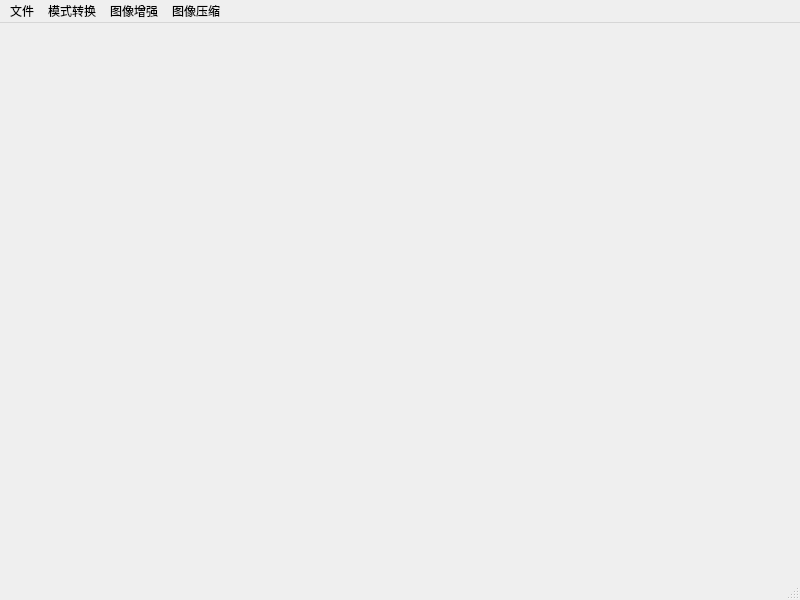
<?xml version="1.0" encoding="UTF-8"?>
<ui version="4.0">
 <class>MainWindow</class>
 <widget class="QMainWindow" name="MainWindow">
  <property name="geometry">
   <rect>
    <x>0</x>
    <y>0</y>
    <width>800</width>
    <height>600</height>
   </rect>
  </property>
  <property name="windowTitle">
   <string>MainWindow</string>
  </property>
  <widget class="QWidget" name="centralwidget">
   <layout class="QGridLayout" name="gridLayout">
    <item row="0" column="0">
     <widget class="QLabel" name="label">
      <property name="text">
       <string/>
      </property>
     </widget>
    </item>
   </layout>
  </widget>
  <widget class="QMenuBar" name="menubar">
   <property name="geometry">
    <rect>
     <x>0</x>
     <y>0</y>
     <width>800</width>
     <height>21</height>
    </rect>
   </property>
   <widget class="QMenu" name="menu">
    <property name="title">
     <string>文件</string>
    </property>
    <addaction name="action_openPic"/>
   </widget>
   <widget class="QMenu" name="menu_2">
    <property name="title">
     <string>模式转换</string>
    </property>
    <addaction name="action_to_binary"/>
    <addaction name="action_dither"/>
    <addaction name="action_ordered_dither"/>
    <addaction name="action_RGB_to_HSI"/>
    <addaction name="action_RG_to_YcbCr"/>
    <addaction name="action_HSI_to_RGB"/>
    <addaction name="action_YCbCr_to_RGB"/>
    <addaction name="action_RGB_to_grey"/>
   </widget>
   <widget class="QMenu" name="menu_3">
    <property name="title">
     <string>图像增强</string>
    </property>
    <addaction name="action_histoEqualizing"/>
    <addaction name="action_log"/>
    <addaction name="action_power_law"/>
   </widget>
   <widget class="QMenu" name="menu_4">
    <property name="title">
     <string>图像压缩</string>
    </property>
    <addaction name="action_quantization"/>
   </widget>
   <addaction name="menu"/>
   <addaction name="menu_2"/>
   <addaction name="menu_3"/>
   <addaction name="menu_4"/>
  </widget>
  <widget class="QStatusBar" name="statusbar"/>
  <action name="action_openPic">
   <property name="text">
    <string>打开图片</string>
   </property>
  </action>
  <action name="action_to_binary">
   <property name="text">
    <string>单阈值法</string>
   </property>
  </action>
  <action name="action_histoEqualizing">
   <property name="text">
    <string>直方图均衡</string>
   </property>
  </action>
  <action name="action_dither">
   <property name="text">
    <string>dither</string>
   </property>
  </action>
  <action name="action_ordered_dither">
   <property name="text">
    <string>ordered dither</string>
   </property>
  </action>
  <action name="action_log">
   <property name="text">
    <string>Log</string>
   </property>
  </action>
  <action name="action_power_law">
   <property name="text">
    <string>power_law</string>
   </property>
  </action>
  <action name="action_RGB_to_HSI">
   <property name="text">
    <string>RGBtoHSI</string>
   </property>
  </action>
  <action name="action_RG_to_YcbCr">
   <property name="text">
    <string>RGBtoYCbCr</string>
   </property>
  </action>
  <action name="action_HSI_to_RGB">
   <property name="text">
    <string>HSItoRGB</string>
   </property>
  </action>
  <action name="action_YCbCr_to_RGB">
   <property name="text">
    <string>YCbCrtoRGB</string>
   </property>
  </action>
  <action name="action_RGB_to_grey">
   <property name="text">
    <string>RGBtoGrey</string>
   </property>
  </action>
  <action name="action_quantization">
   <property name="text">
    <string>均匀量化</string>
   </property>
  </action>
 </widget>
 <resources/>
 <connections/>
</ui>
